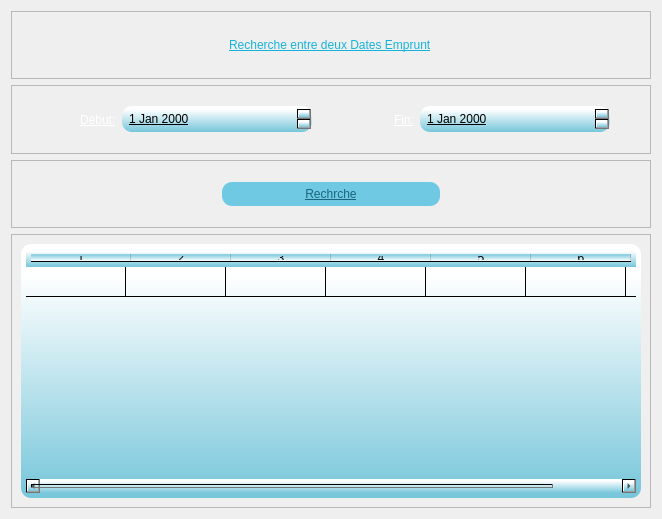
<?xml version="1.0" encoding="UTF-8"?>
<ui version="4.0">
 <class>Dialog</class>
 <widget class="QDialog" name="Dialog">
  <property name="geometry">
   <rect>
    <x>0</x>
    <y>0</y>
    <width>662</width>
    <height>519</height>
   </rect>
  </property>
  <property name="windowTitle">
   <string>Dialog</string>
  </property>
  <property name="styleSheet">
   <string notr="true">background-image: url(b.png);</string>
  </property>
  <layout class="QVBoxLayout" name="verticalLayout" stretch="1,1,1,4">
   <item>
    <widget class="QFrame" name="frame">
     <property name="frameShape">
      <enum>QFrame::StyledPanel</enum>
     </property>
     <property name="frameShadow">
      <enum>QFrame::Raised</enum>
     </property>
     <layout class="QHBoxLayout" name="horizontalLayout">
      <item alignment="Qt::AlignHCenter">
       <widget class="QLabel" name="label">
        <property name="styleSheet">
         <string notr="true">font: 18pt &quot;Bauhaus 93&quot;;
text-decoration: underline;
color: qlineargradient(spread:pad, x1:1, y1:1, x2:1, y2:0.12, stop:0 rgba(22, 179, 218, 255), stop:1 rgba(255, 255, 255, 255));</string>
        </property>
        <property name="text">
         <string>Recherche entre deux Dates Emprunt</string>
        </property>
       </widget>
      </item>
     </layout>
    </widget>
   </item>
   <item>
    <widget class="QFrame" name="frame_2">
     <property name="frameShape">
      <enum>QFrame::StyledPanel</enum>
     </property>
     <property name="frameShadow">
      <enum>QFrame::Raised</enum>
     </property>
     <layout class="QHBoxLayout" name="horizontalLayout_2" stretch="1,2,1,2">
      <property name="spacing">
       <number>6</number>
      </property>
      <property name="leftMargin">
       <number>9</number>
      </property>
      <property name="rightMargin">
       <number>40</number>
      </property>
      <item alignment="Qt::AlignRight">
       <widget class="QLabel" name="label_2">
        <property name="styleSheet">
         <string notr="true">font: 16pt &quot;Gloucester MT Extra Condensed&quot;;
color: rgb(255, 255, 255);
text-decoration: underline;</string>
        </property>
        <property name="text">
         <string>Début:</string>
        </property>
       </widget>
      </item>
      <item>
       <widget class="QDateEdit" name="dateEdit">
        <property name="styleSheet">
         <string notr="true">font: bold 12px/25px Arial, sans-serif;  
border-radius: 10px;
color: rgb(0, 0, 0);
background-color: qlineargradient(spread:pad, x1:1, y1:1, x2:1, y2:0.12, stop:0 rgba(118, 198, 218, 255), stop:1 rgba(255, 255, 255, 255));
padding:5;
font: 9pt &quot;Malgun Gothic&quot;;
text-decoration: underline;</string>
        </property>
       </widget>
      </item>
      <item alignment="Qt::AlignRight">
       <widget class="QLabel" name="label_3">
        <property name="styleSheet">
         <string notr="true">font: 16pt &quot;Gloucester MT Extra Condensed&quot;;
color: rgb(255, 255, 255);
text-decoration: underline;</string>
        </property>
        <property name="text">
         <string>Fin:</string>
        </property>
       </widget>
      </item>
      <item>
       <widget class="QDateEdit" name="dateEdit_2">
        <property name="styleSheet">
         <string notr="true">font: bold 12px/25px Arial, sans-serif;  
border-radius: 10px;
color: rgb(0, 0, 0);
background-color: qlineargradient(spread:pad, x1:1, y1:1, x2:1, y2:0.12, stop:0 rgba(118, 198, 218, 255), stop:1 rgba(255, 255, 255, 255));
padding:5;
font: 9pt &quot;Malgun Gothic&quot;;
text-decoration: underline;</string>
        </property>
       </widget>
      </item>
     </layout>
    </widget>
   </item>
   <item>
    <widget class="QFrame" name="frame_4">
     <property name="frameShape">
      <enum>QFrame::StyledPanel</enum>
     </property>
     <property name="frameShadow">
      <enum>QFrame::Raised</enum>
     </property>
     <layout class="QHBoxLayout" name="horizontalLayout_4">
      <property name="leftMargin">
       <number>200</number>
      </property>
      <property name="rightMargin">
       <number>200</number>
      </property>
      <item>
       <widget class="QPushButton" name="pushButton">
        <property name="cursor">
         <cursorShape>PointingHandCursor</cursorShape>
        </property>
        <property name="styleSheet">
         <string notr="true">  margin: 10px;
font: bold 12px/25px Arial, sans-serif;  
border-radius: 10px;
color: #19667d;
background: #70c9e3;
padding:5;
font: 14pt &quot;Impact&quot;;
text-decoration: underline;</string>
        </property>
        <property name="text">
         <string>Rechrche</string>
        </property>
       </widget>
      </item>
     </layout>
    </widget>
   </item>
   <item>
    <widget class="QFrame" name="frame_3">
     <property name="frameShape">
      <enum>QFrame::StyledPanel</enum>
     </property>
     <property name="frameShadow">
      <enum>QFrame::Raised</enum>
     </property>
     <layout class="QHBoxLayout" name="horizontalLayout_3">
      <item>
       <widget class="QTableWidget" name="tableWidget">
        <property name="styleSheet">
         <string notr="true">font: bold 12px/25px Arial, sans-serif;  
border-radius: 10px;
color: rgb(0, 0, 0);

background-color: qlineargradient(spread:pad, x1:1, y1:1, x2:1, y2:0.12, stop:0 rgba(118, 198, 218, 255), stop:1 rgba(255, 255, 255, 255));

padding:5;
font: 11pt &quot;Malgun Gothic&quot;;
text-decoration: underline;</string>
        </property>
        <property name="verticalScrollMode">
         <enum>QAbstractItemView::ScrollPerPixel</enum>
        </property>
        <property name="horizontalScrollMode">
         <enum>QAbstractItemView::ScrollPerPixel</enum>
        </property>
        <property name="rowCount">
         <number>1</number>
        </property>
        <property name="columnCount">
         <number>7</number>
        </property>
        <attribute name="verticalHeaderVisible">
         <bool>false</bool>
        </attribute>
        <row/>
        <column/>
        <column/>
        <column/>
        <column/>
        <column/>
        <column/>
        <column/>
        <item row="0" column="0">
         <property name="text">
          <string/>
         </property>
        </item>
       </widget>
      </item>
     </layout>
    </widget>
   </item>
  </layout>
 </widget>
 <resources/>
 <connections/>
</ui>
